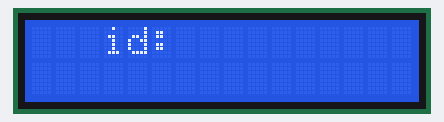
The sketch below on a simulated Arduino Uno, built with avr-gcc and run on an emulated ATmega328P. Parts: 16×2 character LCD.

Above: at 1.3 s.
At 2.1 s:
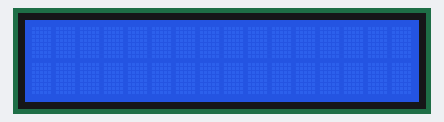
At 9.27 s:
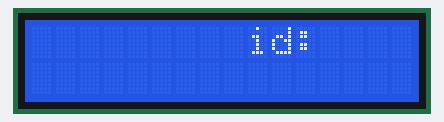
At 9.77 s:
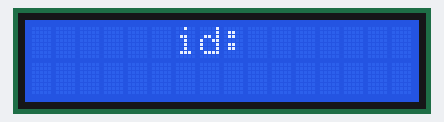
At 10.77 s:
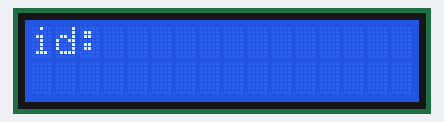

Measured:
- by itself, everything shown: repeats every 9.0 s, in 5 steps
- what the display in image 0 shows lasts 0.4 s, from 1.1 s to 1.5 s
- what the display in image 1 shows lasts 7.0 s, from 2.0 s to 9.0 s
- what the display in image 2 shows lasts 0.5 s, from 9.0 s to 9.5 s

The sketch:

rfidRead.ino
```cpp
#include <Wire.h>
#include <LiquidCrystal_I2C.h>
#include <SoftwareSerial.h>
SoftwareSerial RFID(2 , 3); // RX=2 and TX=3

LiquidCrystal_I2C lcd(0x27, 2, 1, 0, 4, 5, 6, 7, 3, POSITIVE);

int i, t, to, z;
int newRFID;
const int RFIDLengthMax = 14;
const long RFIDTimeoutMax = 300;
long RFIDTimeoutActValue;

enum newRFIDstate {
  NoCard, CardPresent, NewCard, CardAlreadyRead };

enum RFIDmsgValid {
  Empty, Valid };


int RFIDNewPos = 0;

struct sRFIDMsg {
  int b;
  int valid;
};

struct sRFIDMsg RFIDLast[RFIDLengthMax];
struct sRFIDMsg RFIDNew[RFIDLengthMax];


void setup()
{
  delay(1000);

  lcd.begin(16,2);               // initialize the lcd
  //lcd.noCursor();
  lcd.backlight();

  RFID.begin(9600);    // start serial to RFID reader
  Serial.begin(115200);  // start serial to PC


  lcd.clear();
  //lcd.print("zaciname....");

  //newRFID == NoCard;

}

void loop()
{
  //delay(1);

  if (RFID.available() > 0)
  {
    RFIDTimeoutActValue = millis() + RFIDTimeoutMax;
    RFIDNew[RFIDNewPos].b = RFID.read();
    RFIDNew[RFIDNewPos].valid = Valid;
    //Serial.print(RFIDNew[RFIDNewPos]);
    RFIDNewPos++;
  }


  if (RFID.available() == 0) {

    if (RFIDNewPos == RFIDLengthMax){
      for(i=0; i< RFIDLengthMax; i++){
        RFIDLast[i].b = RFIDNew[i].b;
        RFIDLast[i].valid = RFIDNew[i].valid;
        Serial.print(RFIDNew[i].b, HEX);
        Serial.print(" ");
        RFIDNew[i].valid = Empty;
      }
      RFIDNewPos = 0;
      Serial.print("\n");
    }

    t = ((millis() / 500) % (RFIDLengthMax + 4)) - 4;
    if(t != to){
      to = t;

      for(i = 0; i < 5; i++){
        z = i+ t;
        lcd.setCursor(i*3,0);
        if((z >= 0) && (RFIDLast[z].valid == Valid)){
          lcd.print(RFIDLast[z].b, HEX);
        }
        if(z == -1){
          lcd.print("id:");
        }
        lcd.print("   ");
      }

    }


    if(RFIDTimeoutActValue < millis()){
      RFIDTimeoutActValue = millis();

      for(i=0; i< RFIDLengthMax; i++){
        RFIDLast[i].valid = Empty;
        //Serial.print("e ");
      }


    }

  }

}
```
